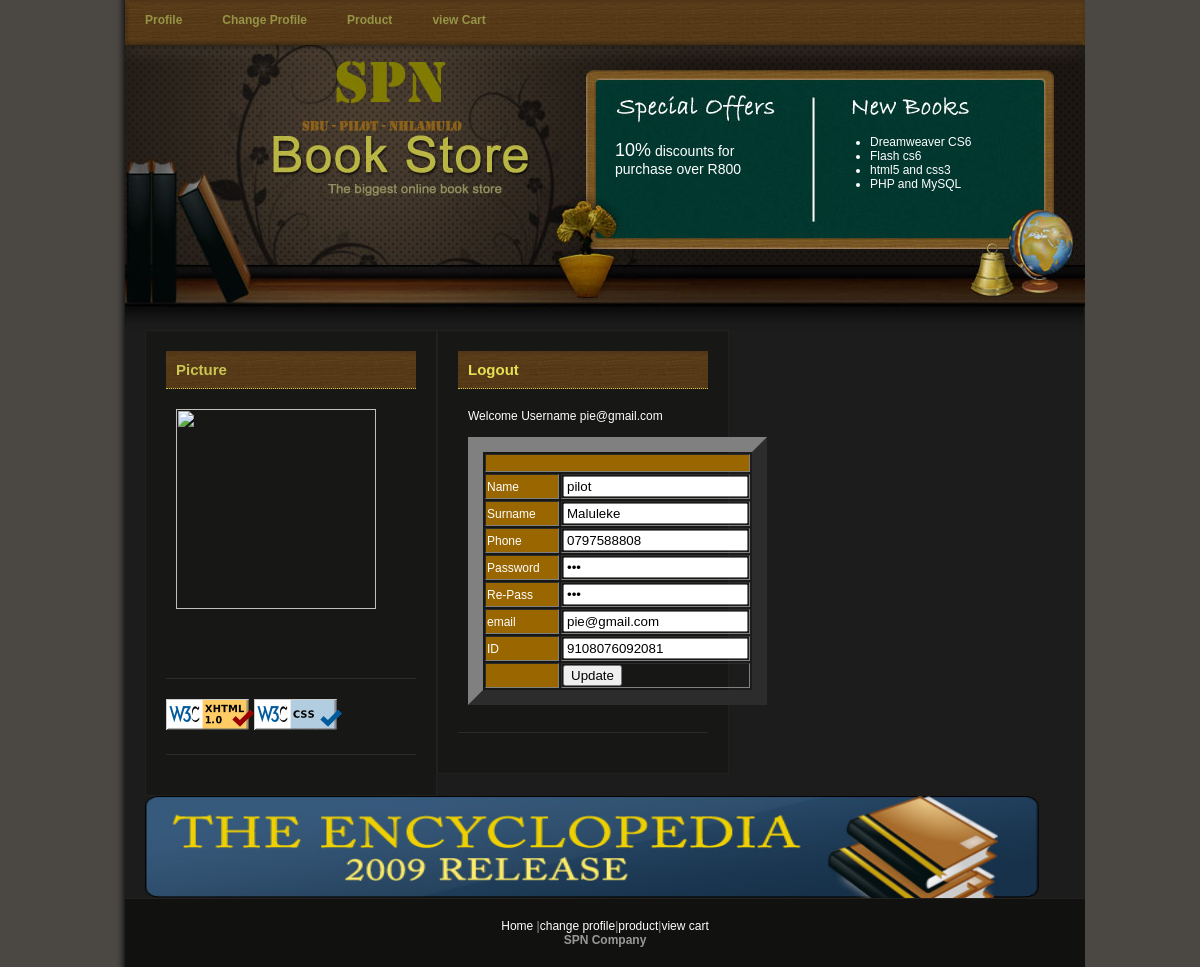
The app's page /edit.php (signed in) with its own data.
### tables this page shows
CREATE TABLE IF NOT EXISTS `users` (
  `user_id` int(11) NOT NULL AUTO_INCREMENT,
  `name` varchar(50) NOT NULL,
  `surname` varchar(50) NOT NULL,
  `cell` varchar(255) NOT NULL,
  `email` varchar(50) NOT NULL,
  `password` varchar(16) NOT NULL,
  `id_number` varchar(13) NOT NULL,
  PRIMARY KEY (`user_id`)
);

### edit.php (the view, shortened to what this page needs)
<?php
	if(!$_SESSION['admin']==1)
	{
		header("Location: index.php");
		}
		else
		{
			$msg = "Welcome Username ".$_SESSION['email'];
		}
			$name="";
			$surname="";
			$cell="";
			$password="";
			$confirm="";
			$ID="";
			$email="";
		 @ $db = new mysqli('localhost', 'root','','e_book_db');
	  	$query = "select * from users where email ='".$_SESSION['email']."'";
		$result = $db->query($query);
		$num_results = $result->num_rows;
		for($a=0; $a<$num_results; $a++)
		{
			$row=$result->fetch_assoc();
			$id=$row["user_id"];
			$ID=$row["id_number"];
			$name=$row["name"];
			$surname=$row["surname"];
			$email=$row["email"];
			$cell=$row["cell"];
			$confirm=$row["password"];
			$password=$row["password"];
	    }
?>
<!DOCTYPE html PUBLIC "-//W3C//DTD XHTML 1.0 Transitional//EN" "http://www.w3.org/TR/xhtml1/DTD/xhtml1-transitional.dtd">
<html xmlns="http://www.w3.org/1999/xhtml">
<head>
<link href="templatemo_style.css" rel="stylesheet" type="text/css" />
</head>
<body onload="MM_preloadImages('images/download (8).jpg','images/download (14).jpg')">
<div id="templatemo_container">
	<div id="templatemo_menu">
    	<ul>
            <li><a href="member.php">Profile</a></li>
            <li><a href="edit.php">Change Profile</a></li>
        <li><a href="product.php">Product  </a></li>
            <li><a href="cart.php">view Cart </a></li>
    	</ul>
    </div>
<div id="templatemo_header">
   	  <div id="templatemo_special_offers">
       	<p>
                <span>10%</span> discounts for
        purchase over R800</p>
       	<p align="center">&nbsp;</p>
   	  </div>
    <div id="templatemo_new_books">
   	  <ul>
                <li>Dreamweaver CS6</li>
                <li>Flash cs6</li>
                <li>html5 and css3 </li>
                <li>PHP and MySQL</li></ul></div>
  </div>
  <div id="templatemo_content">
        <div id="templatemo_content_left">
          <div class="templatemo_content_left_section">
       	    <h1>Picture</h1>
                <ul>
                    <li><form id="form2" name="form2" method="post" action="">
                    <?php echo "<img width='200' height='200' src='my_image/$id.jpg'>"; ?>
                  </form></li>
            	</ul>
              <p>&nbsp;</p>
              <p>&nbsp;</p>
              <p>&nbsp;</p>
              <p>&nbsp;</p>
		  </div>
            <div class="templatemo_content_left_section">
                <p><img src="images/valid-xhtml10.png" width="88" height="31" /><img src="images/vcss-blue.gif" width="88" height="31" /></p>
                <p>&nbsp;</p>
            </div>
    </div>
    <div id="templatemo_content_left">
      <div class="templatemo_content_left_section">
            <h1><a href="member.php?logout=1">Logout</a></h1>
            <ul>
              <li><form id="form1" name="form1" method="post" action="">
                <p>
                  <?php  echo $msg ; ?>
                </p>
                <p>&nbsp;</p>
                <table width="299" border="15">
                  <tr>
                    <td colspan="2" bgcolor="#996600"><?php echo $nu;?>&nbsp;</td>
                  </tr>
                  <tr>
                    <td width="100" bgcolor="#996600">Name</td>
                    <td width="110"><label for="name"></label>
                    <input type="text" name="name" id="name" value="<?php echo $name;?>"/></td>
                  </tr>
                  <tr>
                    <td bgcolor="#996600">Surname</td>
                    <td><label for="surname"></label>
                    <input type="text" name="surname" id="surname" value="<?php echo $surname;?>"/></td>
                  </tr>
                  <tr>
                    <td bgcolor="#996600">Phone </td>
                    <td><label for="cell"></label>
                    <input type="text" name="cell" id="cell" value="<?php echo $cell;?>"/></td>
                  </tr>
                  <tr>
                    <td bgcolor="#996600">Password</td>
                    <td><label for="pass"></label>
                    <input type="password" name="pass" id="pass" value="<?php echo $password;?>"/></td>
                  </tr>
                  <tr>
                    <td bgcolor="#996600">Re-Pass</td>
                    <td><label for="rpass"></label>
                    <input type="password" name="rpass" id="rpass" value="<?php echo $confirm;?>"/></td>
                  </tr>
                  <tr>
                    <td bgcolor="#996600">email</td>
                    <td><label for="email2"></label>
                    <input type="text" name="email" id="email2" readonly="readonly" value="<?php echo $email;?>"/></td>
                  </tr>
                  <tr>
                    <td bgcolor="#996600">ID</td>
                    <td><label for="id"></label>
                    <input type="text" name="id" id="id" readonly="readonly" value="<?php echo $ID;?>"/></td>
                  </tr>
                  <tr>
                    <td bgcolor="#996600">&nbsp;</td>
                    <td><input type="submit" name="update" id="update" value="Update" /></td>
                  </tr>
                </table>
                <p>&nbsp;</p>
              </form></li>
            </ul>
      </div>
      </div>
        <a href="subpage.html"><img src="images/templatemo_ads.jpg" alt="ads" width="894" height="102" /></a></div>
    <div id="templatemo_footer"><a href="member.php">Home</a> |<a href="edit.php">change profile</a>|<a href="product.php">product</a>|<a href="cart.php">view cart</a><br />
<strong>SPN Company</strong></div>
</div>
</body>
</html>

### templatemo_style.css (style rules this page uses)
body { margin: 0; padding: 0; line-height: normal; font-family: Verdana, Arial, san-serif; font-size: 12px; color: #ffffff; background: #4b4743; }
a:link, a:visited { color: #e6e154; text-decoration: none; font-weight: bold; }
p { margin: 0px; padding: 0px; }
img { margin: 0px; padding: 0px; border: none; }
#templatemo_container { width: 950px; margin: auto; padding: 0 10px; background: #1c1c1b url(images/templatemo_bg.jpg) repeat-y; }
#templatemo_menu { clear: both; width: 960px; height: 45px; background: url(images/templatemo_menu_bg.jpg) no-repeat; }
#templatemo_menu ul { padding: 13px 0 0 0; margin: 0; list-style: none; }
#templatemo_menu ul li { display: inline; }
#templatemo_menu ul li a { float: left; padding: 0 20px; font-size: 12px; font-weight: bold; text-align: center; text-decoration: none; color: #969547; }
#templatemo_header { clear: both; width: 960px; height: 285px; padding: 0; margin: 0; background: url(images/templatemo_header_bg.jpg) no-repeat; }
#templatemo_header #templatemo_special_offers { float: left; font-size: 14px; margin-top: 95px; margin-left: 490px; width: 180px; }
#templatemo_special_offers p { margin: 0 0 20px 0; }
#templatemo_special_offers p span { font-size: 18px; }
#templatemo_header #templatemo_new_books { float: left; margin-top: 90px; margin-left: 55px; width: 180px; }
#templatemo_new_books ul { margin: 0 0 10px 0; padding: 0 0 0 20px; }
#templatemo_new_books li { margin: 0; padding: 0; }
#templatemo_content { clear: both; width: 920px; padding: 0 20px; }
#templatemo_content #templatemo_content_left { float: left; width: 250px; padding: 20px; background-color: #171716; border: 1px solid #212120; }
#templatemo_content_left .templatemo_content_left_section { clear: both; padding-bottom: 10px; border-bottom: 1px solid #2b2b2a; margin-bottom: 20px; }
.templatemo_content_left_section h1 { font-size: 14px; color: #cbc750; padding: 0 0 5px 0; margin: 0 0 10px 0; border-bottom: 1px dotted #cbc750; }
#templatemo_content_left h1 { padding: 10px; margin: 0 0 20px 0; font-size: 15px; color: #cbc750; background: url(images/templatemo_h1_bg.jpg); }
.templatemo_content_left_section ul { padding: 0; margin: 0; }
.templatemo_content_left_section ul li { padding: 0 0 3px 10px; list-style: none; }
#templatemo_footer { clear: both; width: 960px; padding: 20px 0px 20px 0; text-align: center; border-top: 1px solid #25211e; color: #999; background-color: #111110; }
#templatemo_footer a { color: #fff; font-weight: normal; }

### records on screen
users: name "pilot", surname "Maluleke", cell "0797588808", email "pie@gmail.com", id "9108076092081"

### other values on screen
$msg "Welcome Username pie@gmail.com"
